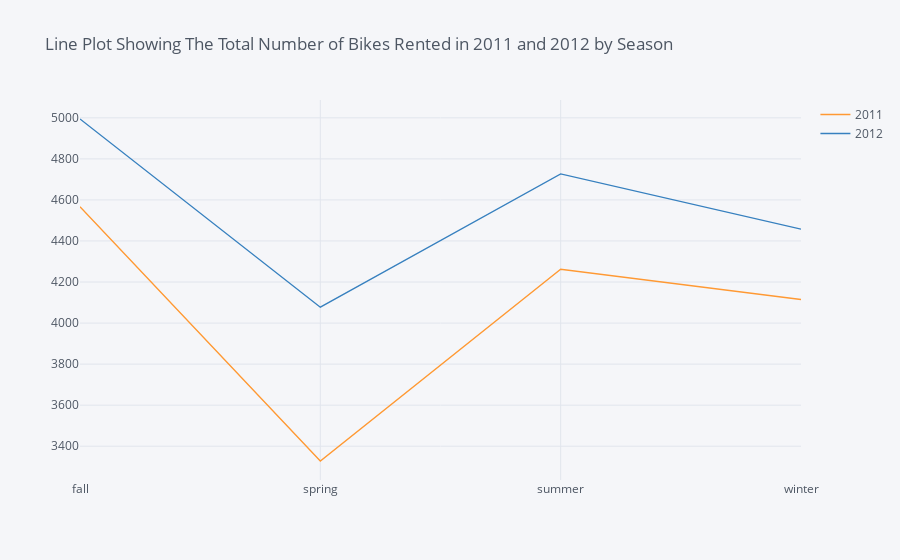

This figure's notebook cell:
### Code cell
a.iplot(title='Line Plot Showing The Total Number of Bikes Rented in 2011 and 2012 by Season')

### Figure 1 — Plotly figure (JSON) as saved in the notebook; plotly's stock layout.template omitted (floating-point values rounded to 4 significant figures)
{"data": [{"line": {"color": "rgba(255, 153, 51, 1.0)", "dash": "solid", "shape": "linear", "width": 1.3}, "mode": "lines", "name": "2011", "text": "", "type": "scatter", "x": ["fall", "spring", "summer", "winter"], "y": [4567.0, 3328.0, 4262.0, 4115.0]}, {"line": {"color": "rgba(55, 128, 191, 1.0)", "dash": "solid", "shape": "linear", "width": 1.3}, "mode": "lines", "name": "2012", "text": "", "type": "scatter", "x": ["fall", "spring", "summer", "winter"], "y": [4994.0, 4078.0, 4726.0, 4458.0]}], "layout": {"autosize": true, "legend": {"bgcolor": "#F5F6F9", "font": {"color": "#4D5663"}}, "paper_bgcolor": "#F5F6F9", "plot_bgcolor": "#F5F6F9", "title": {"font": {"color": "#4D5663"}, "text": "Line Plot Showing The Total Number of Bikes Rented in 2011 and 2012 by Season"}, "xaxis": {"autorange": true, "gridcolor": "#E1E5ED", "range": [0, 3], "showgrid": true, "tickfont": {"color": "#4D5663"}, "title": {"font": {"color": "#4D5663"}, "text": ""}, "type": "category", "zerolinecolor": "#E1E5ED"}, "yaxis": {"autorange": true, "gridcolor": "#E1E5ED", "range": [3235.0, 5087.0], "showgrid": true, "tickfont": {"color": "#4D5663"}, "title": {"font": {"color": "#4D5663"}, "text": ""}, "type": "linear", "zerolinecolor": "#E1E5ED"}}}
